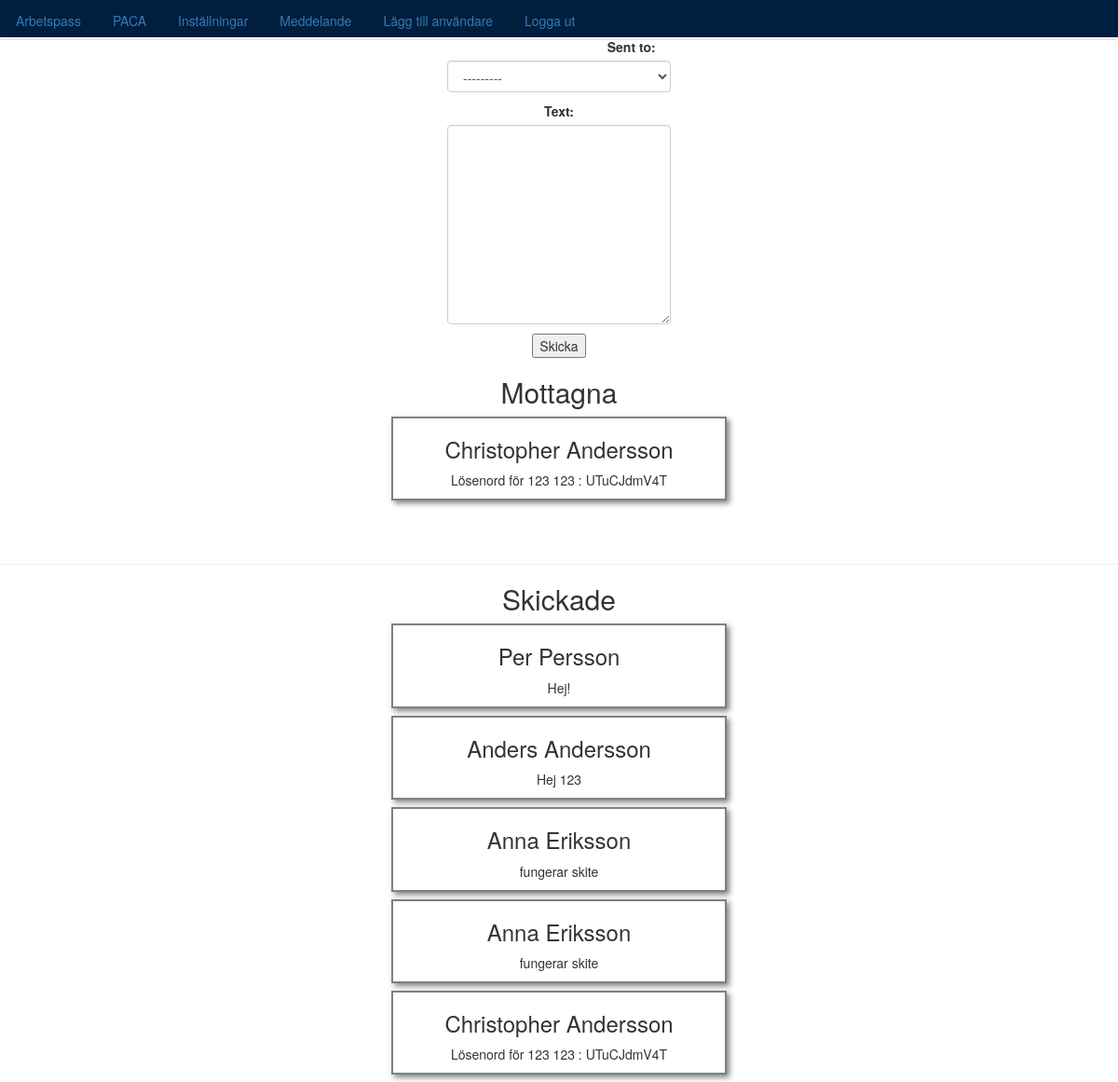
/message (signed in), run on the app's committed database.
### paca_app/models.py (models this page shows, shortened)
class Message(models.Model):
    is_read = models.BooleanField(default=False)
    text = models.TextField(max_length=200)
    sent_from = models.ForeignKey('User', on_delete=models.CASCADE, related_name='sent_from')
    sent_to = models.ForeignKey('User', on_delete=models.CASCADE, related_name='sent_to')
    sent_time = models.DateTimeField(auto_now_add=True)

class User(AbstractUser):
    has_logged_in = models.BooleanField(default=False)
    phone = models.CharField(max_length=12)
    first_name = models.CharField(max_length=30)
    last_name = models.CharField(max_length=30)
    username = None
    email = models.EmailField(_('email address'), unique=True)
    USERNAME_FIELD = 'email'
    REQUIRED_FIELDS = []
    objects = UserManager()
    def __str__(self):
        return "{} {}".format(self.first_name, self.last_name)

### paca_app/views.py (the view)
# urls.py: path('message', views.message, name='message'),
@login_required
def message(request):
    form = MessageForm()
    if request.method == 'POST':
        form = MessageForm(request.POST)
        if form.is_valid():
            new_message = form.save(commit=False)
            new_message.sent_from = request.user
            new_message.save()
    messages = Message.objects.filter(sent_to=request.user)
    message_sent = Message.objects.filter(sent_from=request.user)
    return render(request,'message.html',{'form':form,'messages':messages,'message_sent':message_sent})

### paca_app/forms.py
class MessageForm(ModelForm):
    def __init__(self, *args, **kwargs):
        super(MessageForm, self).__init__(*args, **kwargs)
        for visible in self.visible_fields():
            visible.field.widget.attrs['class'] = 'form-control'
    class Meta:
        model = Message
        fields = ['sent_to','text']

### paca_app/templates/message.html (shortened to what this page needs)
{% extends "base.html" %}
    {% block content %}
    <form method="POST" style="width:20vw;margin:auto;"action=" ">
      {{ form.as_p }}
      <input type="submit" value="Skicka">
    </form>
    <h2>Mottagna</h2>
    {% for msg in messages %}
    <div style="margin:0 auto 1vh auto;border:2px solid grey; box-shadow:3px 3px 6px grey;width:30vw;">
      <h3>{{msg.sent_to}}</h3>
      <p>{{msg.text}}</p>
    </div>
    {%endfor %}
    <br/>
    <br/>
    <hr/>
    <h2>Skickade</h2>
    {% for msg in message_sent %}
      <div style="margin:0 auto 1vh auto;border:2px solid grey; box-shadow:3px 3px 6px grey;width:30vw;">
      <h3>{{msg.sent_to}}</h3>
      <p>{{msg.text}}</p>
    </div>
    {%endfor %}
  {% endblock %}

### paca_app/templates/base.html (style rules this page uses)
body { margin:0; text-align:center; }

### data on the page
Message: sent_to "Christopher Andersson", text "Lösenord för 123 123 : UTuCJdmV4T"
Message: sent_to "Per Persson", text "Hej!"
Message: sent_to "Anders Andersson", text "Hej 123"
Message: sent_to "Anna Eriksson", text "fungerar skite"
Message: sent_to "Anna Eriksson", text "fungerar skite"
